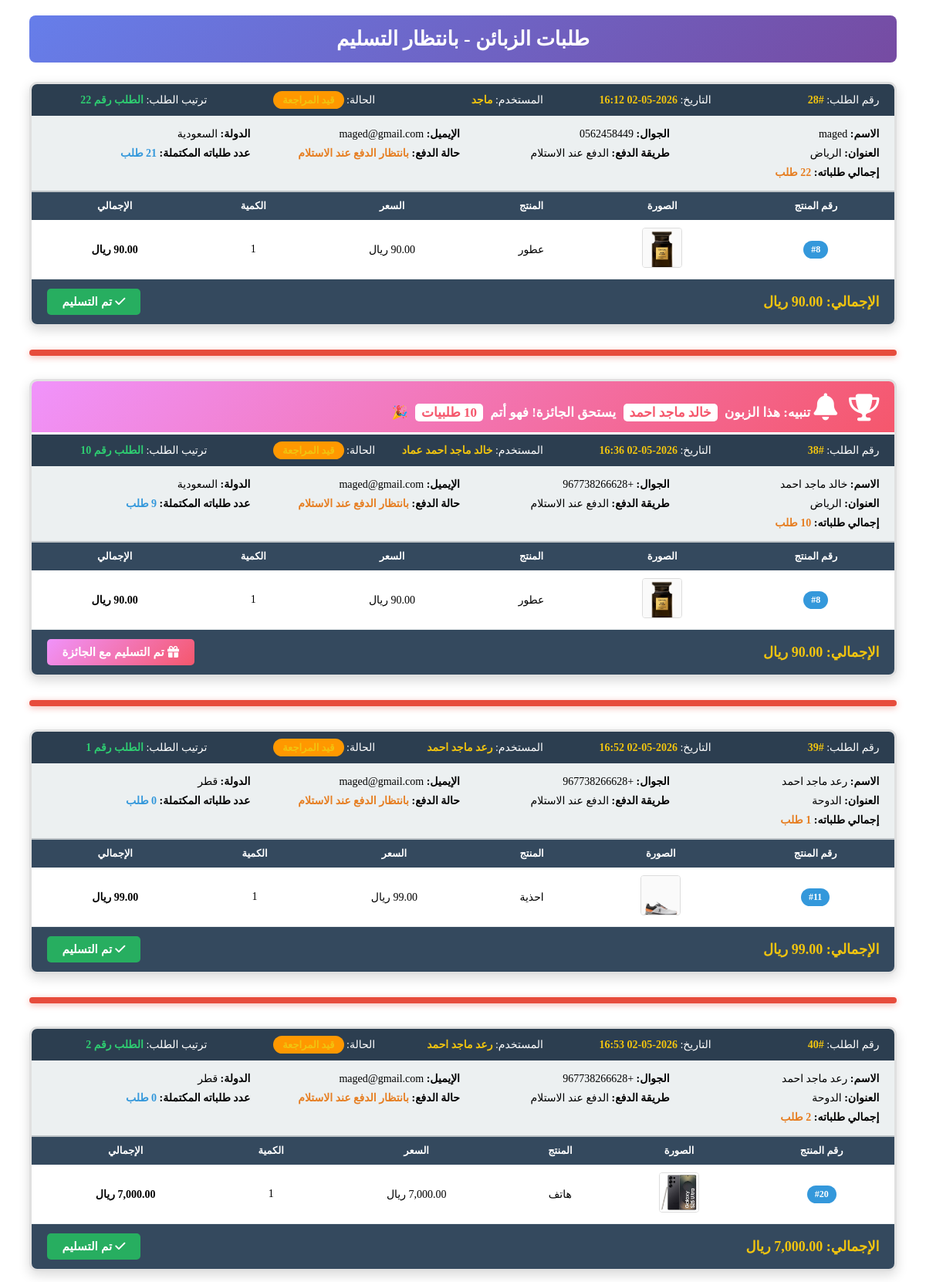
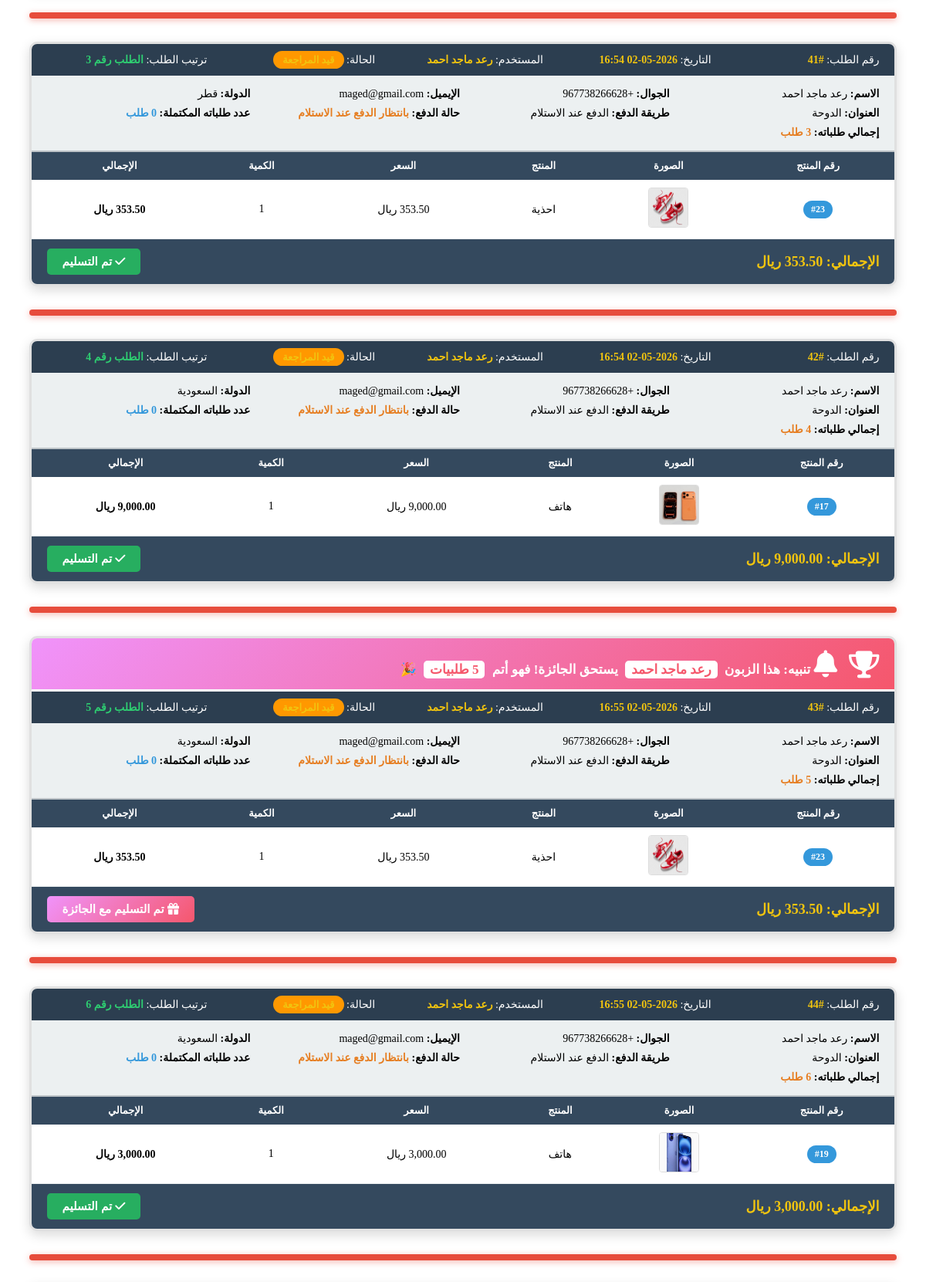
The app's page /admin/admin_orders.php (signed in, upper part) with its own data (2 pictures, top to bottom).
### tables this page shows
CREATE TABLE `orders` (
  `id` int(11) NOT NULL,
  `user_id` int(11) DEFAULT NULL,
  `full_name` varchar(256) NOT NULL,
  `email` varchar(200) NOT NULL,
  `phone` varchar(20) NOT NULL,
  `country` varchar(50) NOT NULL,
  `address` text NOT NULL,
  `total_price` decimal(10,2) NOT NULL,
  `payment_method` varchar(50) DEFAULT 'cash',
  `payment_status` varchar(20) DEFAULT 'pending',
  `payment_receipt` varchar(255) DEFAULT NULL,
  `status` tinyint(1) NOT NULL,
  `order_date` timestamp NOT NULL DEFAULT current_timestamp() ON UPDATE current_timestamp()
);

CREATE TABLE `users` (
  `id` int(100) NOT NULL,
  `username` varchar(256) NOT NULL,
  `email` varchar(256) NOT NULL,
  `p` int(11) NOT NULL,
  `password` varchar(200) NOT NULL,
  `created-at` timestamp NOT NULL DEFAULT current_timestamp() ON UPDATE current_timestamp()
);

CREATE TABLE `order_items` (
  `id` int(11) NOT NULL,
  `order_id` int(11) NOT NULL,
  `product_id` int(11) NOT NULL,
  `product_name` varchar(256) NOT NULL,
  `product_price` decimal(10,2) NOT NULL,
  `product_img` varchar(256) NOT NULL,
  `quantity` int(11) NOT NULL
);

### admin/admin_orders.php (the view, shortened to what this page needs)
<!DOCTYPE html>
<html lang="ar" dir="rtl">
<head>
    <link rel="stylesheet" href="https://cdnjs.cloudflare.com/ajax/libs/font-awesome/6.4.0/css/all.min.css">
</head>
<body>
<main>
<div class="admin-container">
    <div class="page-title">طلبات الزبائن - بانتظار التسليم</div>
    <?php
    $query_orders = "SELECT o.*, u.username FROM orders o LEFT JOIN users u ON o.user_id = u.id ORDER BY o.id ASC";
    $result_orders = mysqli_query($conn, $query_orders);
    $order_counter = 0;
    if(mysqli_num_rows($result_orders) > 0){
        while($order = mysqli_fetch_assoc($result_orders)){
            $order_counter++;
            $status_text = ['قيد المراجعة','تم الشحن','مكتمل','ملغي'][$order['status']];
            $status_class = 'status-' . $order['status'];
            $order_date = date('Y-m-d H:i', strtotime($order['order_date']));
            $user_id = $order['user_id'];
            $count_sales_q = mysqli_query($conn, "SELECT COUNT(*) as total FROM sales WHERE user_id='$user_id'");
            $count_sales = mysqli_fetch_assoc($count_sales_q)['total'];
            $count_older_orders_q = mysqli_query($conn, "SELECT COUNT(*) as total FROM orders WHERE user_id='$user_id' AND id < '{$order['id']}'");
            $count_older_orders = mysqli_fetch_assoc($count_older_orders_q)['total'];
            $order_number = $count_sales + $count_older_orders + 1;
            $count_completed = $count_sales;
            $has_prize = ($order_number % 5 == 0) ? 1 : 0;
            if($order_counter > 1){
                echo '<div class="order-separator"></div>';
            }
    ?>
    <div class="order-box">
        <?php if($has_prize == 1){ ?>
        <div class="prize-alert">
            <i class="fa-solid fa-trophy"></i>
            <div class="text">
                <i class="fa-solid fa-bell"></i> تنبيه: هذا الزبون <span class="highlight"><?php echo htmlspecialchars($order['full_name']); ?></span>
                يستحق الجائزة! فهو أتم <span class="highlight"><?php echo $order_number; ?> طلبيات</span> 🎉
            </div>
        </div>
        <?php } ?>
        <div class="order-header">
            <span>رقم الطلب: <strong>#<?php echo $order['id']; ?></strong></span>
            <span>التاريخ: <strong><?php echo $order_date; ?></strong></span>
            <span>المستخدم: <strong><?php echo htmlspecialchars($order['username']); ?></strong></span>
            <span>الحالة: <strong class="status-badge <?php echo $status_class; ?>"><?php echo $status_text; ?></strong></span>
            <span>ترتيب الطلب: <strong style="color:#2ecc71;">الطلب رقم <?php echo $order_number; ?></strong></span>
        </div>
        <div class="customer-info">
            <div><strong>الاسم:</strong> <?php echo htmlspecialchars($order['full_name']); ?></div>
            <div><strong>الجوال:</strong> <?php echo htmlspecialchars($order['phone']); ?></div>
            <div><strong>الإيميل:</strong> <?php echo htmlspecialchars($order['email']); ?></div>
            <div><strong>الدولة:</strong> <?php echo htmlspecialchars($order['country']); ?></div>
            <div><strong>العنوان:</strong> <?php echo htmlspecialchars($order['address']); ?></div>
            <div><strong>طريقة الدفع:</strong>
                <?php echo $order['payment_method'] == 'card' ? 'بطاقة ائتمانية' : 'الدفع عند الاستلام'; ?>
            </div>
            <div><strong>حالة الدفع:</strong>
                <?php if($order['payment_status'] == 'paid'){ ?>
                    <span class="payment-paid">✓ تم الدفع - سند #<?php echo $order['id']; ?></span>
                <?php } else { ?>
                    <span class="payment-pending">بانتظار الدفع عند الاستلام</span>
                <?php } ?>
            </div>
            <div><strong>عدد طلباته المكتملة:</strong>
                <span style="color:#3498db;font-weight:bold;"><?php echo $count_completed; ?> طلب</span>
            </div>
            <div><strong>إجمالي طلباته:</strong>
                <span style="color:#e67e22;font-weight:bold;"><?php echo $order_number; ?> طلب</span>
            </div>
        </div>
        <table class="items-table">
            <thead>
                <tr>
                    <th>رقم المنتج</th>
                    <th>الصورة</th>
                    <th>المنتج</th>
                    <th>السعر</th>
                    <th>الكمية</th>
                    <th>الإجمالي</th>
                </tr>
            </thead>
            <tbody>
                <?php
                $order_id = $order['id'];
                $query_items = "SELECT * FROM order_items WHERE order_id = '$order_id'";
                $result_items = mysqli_query($conn, $query_items);
                while($item = mysqli_fetch_assoc($result_items)){
                    $subtotal = $item['product_price'] * $item['quantity'];
                    $img_path = '../uploads/img/' . $item['product_img'];
                ?>
                <tr>
                    <td><span class="product-id-badge">#<?php echo $item['product_id']; ?></span></td>
                    <td>
                        <?php if(!empty($item['product_img']) && file_exists($img_path)){ ?>
                            <img src="<?php echo $img_path; ?>" alt="<?php echo htmlspecialchars($item['product_name']); ?>">
                        <?php } else { ?>
                            <span style="color:#999;font-size:12px;">لا توجد صورة</span>
                        <?php } ?>
                    </td>
                    <td><?php echo htmlspecialchars($item['product_name']); ?></td>
                    <td><?php echo number_format($item['product_price'], 2); ?> ريال</td>
                    <td><?php echo $item['quantity']; ?></td>
                    <td><strong><?php echo number_format($subtotal, 2); ?> ريال</strong></td>
                </tr>
                <?php } ?>
            </tbody>
        </table>
        <div class="order-footer">
            <div class="order-total">الإجمالي: <?php echo number_format($order['total_price'], 2); ?> ريال</div>
            <form method="POST">
                <?php if($has_prize == 1){ ?>
                    <button type="submit" name="mark_delivered" class="btn-delivered btn-delivered-prize" onclick="return confirm('تأكيد تسليم الطلب مع الجائزة المستحقة؟')">
                        <i class="fa-solid fa-gift"></i> تم التسليم مع الجائزة
                    </button>
                <?php } else { ?>
                    <button type="submit" name="mark_delivered" class="btn-delivered" onclick="return confirm('تأكيد تسليم الطلب؟')">
                        <i class="fa-solid fa-check"></i> تم التسليم
                    </button>
                <?php } ?>
            </form>
        </div>
    </div>
    <?php
        }
    } else {
        echo '<div class="no-orders">لا توجد طلبات حالياً</div>';
    }
    ?>
</div>
</main>
</body>
</html>

### admin/admin_orders.php (style rules this page uses)
.admin-container { width:95%;margin:20px auto;font-family:Tahoma; }
.page-title { text-align:center;font-size:26px;font-weight:bold;color:#fff;margin-bottom:25px;padding:15px;background:linear-gradient(135deg,#667eea 0%,#764ba2 100%);border-radius:8px; }
.prize-alert { background:linear-gradient(135deg,#f093fb 0%,#f5576c 100%); color:#fff; padding:15px 20px; border-radius:0; margin:0; box-shadow:0 4px 15px rgba(245,87,108,0.4); display:flex; align-items:center; gap:15px; animation:glow 2s infinite; border-bottom:3px solid #fff; }
.prize-alert i { font-size:35px; animation:bounce 1s infinite; }
.prize-alert .text { font-size:17px; font-weight:bold; flex:1; }
.prize-alert .text .highlight { background:#fff; color:#f5576c; padding:2px 8px; border-radius:5px; margin:0 5px; }
.order-separator { height:8px; background:#e74c3c; margin:30px 0; border-radius:10px; box-shadow:0 2px 8px rgba(231,76,60,0.4); }
.order-box { background:#fff;border:3px solid #e0e0e0;border-radius:10px;margin-bottom:0;box-shadow:0 5px 15px rgba(0,0,0,0.15);overflow:hidden; }
.order-header { background:#2c3e50;color:#fff;padding:12px 20px;display:grid;grid-template-columns:repeat(auto-fit,minmax(180px,1fr));gap:10px;font-size:14px; }
.order-header strong { color:#f1c40f; }
.status-badge { padding:4px 12px;border-radius:20px;font-size:13px;font-weight:bold; }
.status-0 { background:#ff9800;color:#fff; }
.customer-info { padding:15px 20px;background:#ecf0f1;border-bottom:2px solid #bdc3c7;display:grid;grid-template-columns:repeat(auto-fit,minmax(250px,1fr));gap:8px;font-size:14px; }
.items-table { width:100%;border-collapse:collapse; }
.items-table thead { background:#34495e;color:#fff; }
.items-table th { padding:10px;text-align:center;font-size:13px; }
.items-table td { padding:10px;text-align:center;border-bottom:1px solid #ecf0f1;font-size:14px; }
.items-table img { width:50px;height:50px;object-fit:cover;border-radius:4px;border:1px solid #ddd; }
.product-id-badge { background:#3498db; color:#fff; padding:4px 10px; border-radius:15px; font-size:12px; font-weight:bold; display:inline-block; }
.order-footer { background:#34495e;padding:12px 20px;display:flex;justify-content:space-between;align-items:center;flex-wrap:wrap;gap:10px; }
.order-total { font-size:18px;font-weight:bold;color:#f1c40f; }
.btn-delivered { padding:8px 20px;background:#27ae60;color:#fff;border:none;border-radius:5px;cursor:pointer;font-weight:bold;font-size:15px; }
.btn-delivered-prize { background:linear-gradient(135deg,#f093fb 0%,#f5576c 100%); animation:glow 2s infinite; }
.payment-pending { color:#e67e22;font-weight:bold; }

### records on screen
orders: id "28", order_date "2026-05-02 16:12", user.username "ماجد", status "قيد المراجعة", order_number "22", full_name "maged", phone "0562458449", email "maged@gmail.com", country "السعودية", address "الرياض", payment_method "الدفع عند الاستلام", payment_status "بانتظار الدفع عند الاستلام", count_completed "21", shows "تم التسليم"
order_items: product "8", product_img (picture), product_name "عطور", quantity "1", product_price "90.00"
orders: full_name "خالد ماجد احمد", order_number "10", id "38", order_date "2026-05-02 16:36", user.username "خالد ماجد احمد عماد", status "قيد المراجعة", phone "+967738266628", email "maged@gmail.com", country "السعودية", address "الرياض", payment_method "الدفع عند الاستلام", payment_status "بانتظار الدفع عند الاستلام", count_completed "9", shows "تم التسليم مع الجائزة"
order_items: product "8", product_img (picture), product_name "عطور", quantity "1", product_price "90.00"
orders: id "39", order_date "2026-05-02 16:52", user.username "رعد ماجد احمد", status "قيد المراجعة", order_number "1", full_name "رعد ماجد احمد", phone "+967738266628", email "maged@gmail.com", country "قطر", address "الدوحة", payment_method "الدفع عند الاستلام", payment_status "بانتظار الدفع عند الاستلام", count_completed "0", shows "تم التسليم"
order_items: product "11", product_img (picture), product_name "احذية", quantity "1"
orders: id "40", order_date "2026-05-02 16:53", user.username "رعد ماجد احمد", status "قيد المراجعة", order_number "2", full_name "رعد ماجد احمد", phone "+967738266628", email "maged@gmail.com", country "قطر", address "الدوحة", payment_method "الدفع عند الاستلام", payment_status "بانتظار الدفع عند الاستلام", count_completed "0", total_price "7,000.00", shows "تم التسليم"
order_items: product "20", product_img (picture), product_name "هاتف", product_price "7,000.00", quantity "1", subtotal "7,000.00"
orders: id "41", order_date "2026-05-02 16:54", user.username "رعد ماجد احمد", status "قيد المراجعة", order_number "3", full_name "رعد ماجد احمد", phone "+967738266628", email "maged@gmail.com", country "قطر", address "الدوحة", payment_method "الدفع عند الاستلام", payment_status "بانتظار الدفع عند الاستلام", count_completed "0", shows "تم التسليم"
order_items: product "23", product_img (picture), product_name "احذية", quantity "1", product_price "353.50"
orders: id "42", order_date "2026-05-02 16:54", user.username "رعد ماجد احمد", status "قيد المراجعة", order_number "4", full_name "رعد ماجد احمد", phone "+967738266628", email "maged@gmail.com", country "السعودية", address "الدوحة", payment_method "الدفع عند الاستلام", payment_status "بانتظار الدفع عند الاستلام", count_completed "0", total_price "9,000.00", shows "تم التسليم"
order_items: product "17", product_img (picture), product_name "هاتف", product_price "9,000.00", quantity "1", subtotal "9,000.00"
orders: full_name "رعد ماجد احمد", order_number "5", id "43", order_date "2026-05-02 16:55", user.username "رعد ماجد احمد", status "قيد المراجعة", phone "+967738266628", email "maged@gmail.com", country "السعودية", address "الدوحة", payment_method "الدفع عند الاستلام", payment_status "بانتظار الدفع عند الاستلام", count_completed "0", shows "تم التسليم مع الجائزة"
order_items: product "23", product_img (picture), product_name "احذية", quantity "1", product_price "353.50"
orders: id "44", order_date "2026-05-02 16:55", user.username "رعد ماجد احمد", status "قيد المراجعة", order_number "6", full_name "رعد ماجد احمد", phone "+967738266628", email "maged@gmail.com", country "السعودية", address "الدوحة", payment_method "الدفع عند الاستلام", payment_status "بانتظار الدفع عند الاستلام", count_completed "0", total_price "3,000.00", shows "تم التسليم"
order_items: product "19", product_img (picture), product_name "هاتف", product_price "3,000.00", quantity "1", subtotal "3,000.00"
